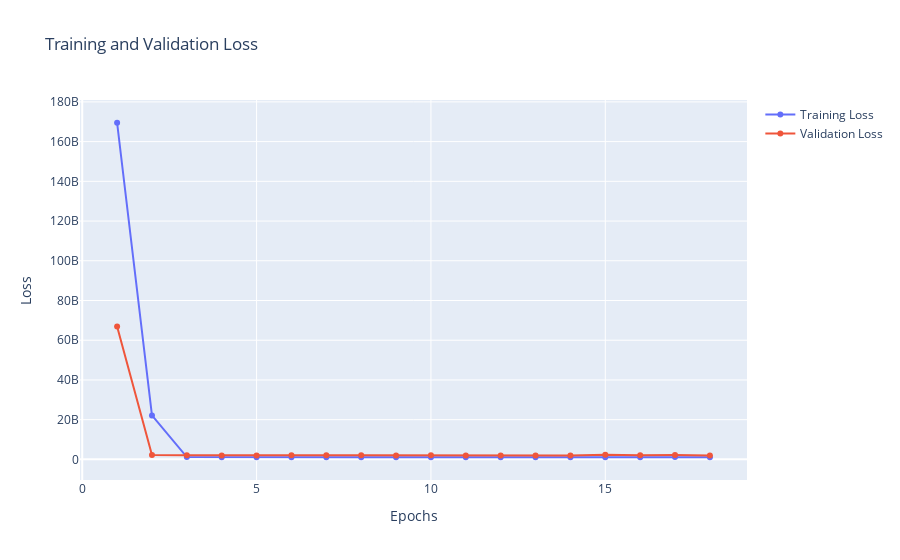
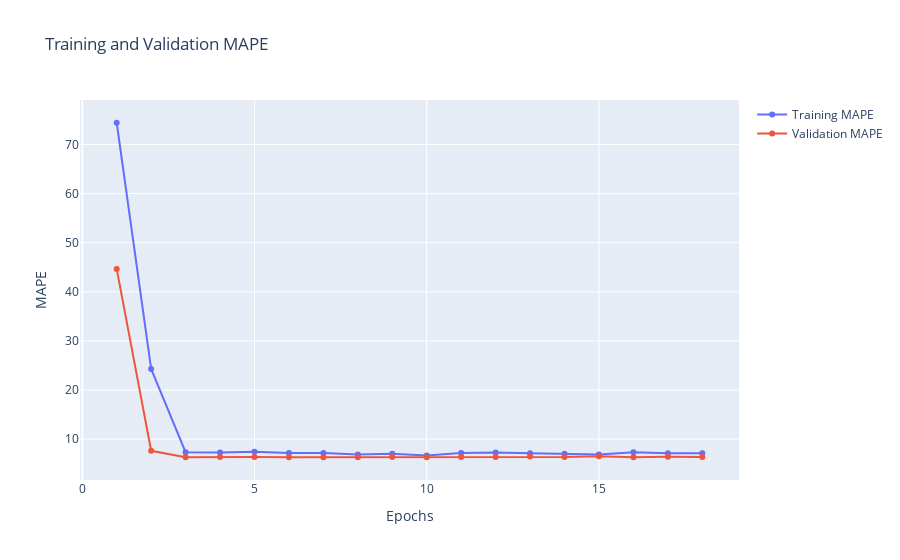
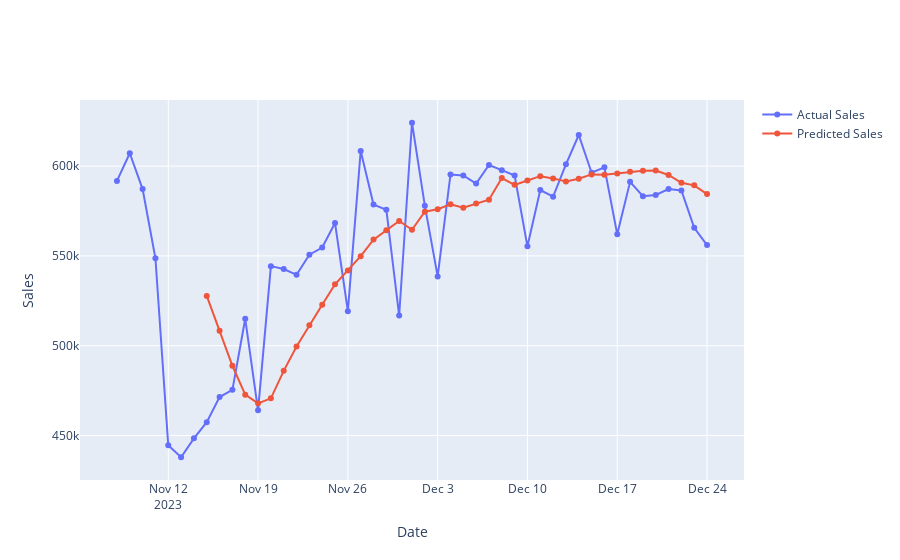

These figures' notebook cell, in order:
### Code cell
features = ['IsWeekend', 'Day_sin', 'Day_cos', 'Month_sin', 'Month_cos', 'Weekday_sin',
            'Weekday_cos', 'DayOfYear_sin', 'DayOfYear_cos','Sales_MA_7',
            ]

target = 'Sales'
plot_graphs = False

train_df, val_df, test_df = get_train_val_test_dfs(combined_df)
model, history = model_train(train_df, val_df, features, target)
if(plot_graphs):
    plot_training_graphs(history)

test_df = model_test(model, test_df, val_df, features, target)
print(f"MAPE for test data: {mape(test_df.iloc[7:]['Sales'],test_df.iloc[7:]['Predicted_Sales'])}")

if(plot_graphs):
    plot_test_graphs(test_df)
